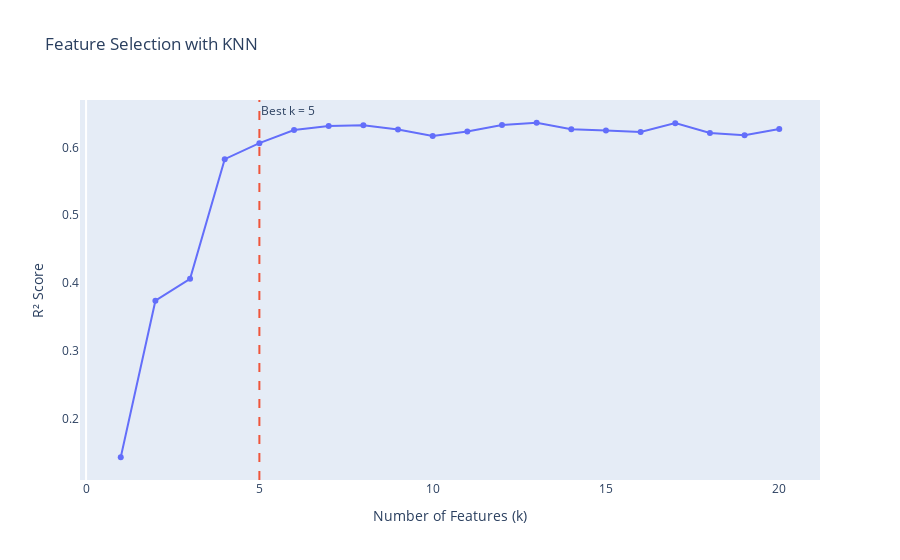

Here is the notebook cell this chart was saved with:
### Code cell
fig = px.line(
    df, x='k', y='cv_score', markers=True,
    title='Feature Selection with KNN', 
    labels={
        'k': 'Number of Features (k)',
        'cv_score': 'R² Score'
    }
)
fig.update_layout(xaxis=dict(showgrid=False), 
                  yaxis=dict(showgrid=False))
# fig.update_traces(line=dict(color='blue'))
fig.add_vline(
    x=5,
    line_dash="dash",
    line_color="#EF553B",
    annotation_text="Best k = 5",
    annotation_position="top right"
)

fig.show()

### Figure 1 — Plotly figure (JSON) as saved in the notebook; plotly's stock layout.template omitted (floating-point values rounded to 4 significant figures)
{"data": [{"hovertemplate": "Number of Features (k)=%{x}<br>R² Score=%{y}<extra></extra>", "legendgroup": "", "line": {"color": "#636efa", "dash": "solid"}, "marker": {"symbol": "circle"}, "mode": "lines+markers", "name": "", "orientation": "v", "showlegend": false, "type": "scatter", "x": [1, 2, 3, 4, 5, 6, 7, 8, 9, 10, 11, 12, 13, 14, 15, 16, 17, 18, 19, 20], "xaxis": "x", "y": [0.1428, 0.3738, 0.4061, 0.5826, 0.6063, 0.6257, 0.6314, 0.6328, 0.6265, 0.6168, 0.6235, 0.633, 0.6363, 0.6269, 0.625, 0.6227, 0.6358, 0.6211, 0.618, 0.6271], "yaxis": "y"}], "layout": {"annotations": [{"showarrow": false, "text": "Best k = 5", "x": 5, "xanchor": "left", "xref": "x", "y": 1, "yanchor": "top", "yref": "y domain"}], "legend": {"tracegroupgap": 0}, "shapes": [{"line": {"color": "#EF553B", "dash": "dash"}, "type": "line", "x0": 5, "x1": 5, "xref": "x", "y0": 0, "y1": 1, "yref": "y domain"}], "title": {"text": "Feature Selection with KNN"}, "xaxis": {"anchor": "y", "domain": [0, 1], "showgrid": false, "title": {"text": "Number of Features (k)"}}, "yaxis": {"anchor": "x", "domain": [0, 1], "showgrid": false, "title": {"text": "R² Score"}}}}
